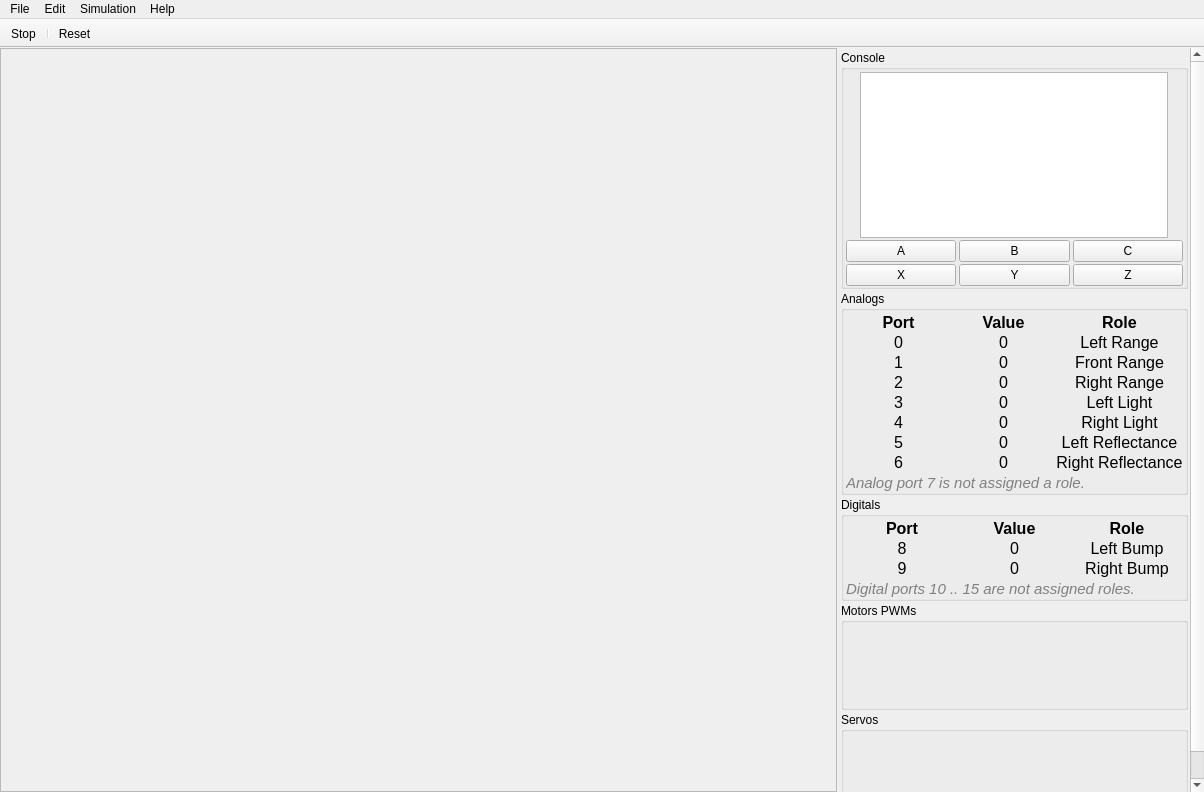
<?xml version="1.0" encoding="UTF-8"?>
<ui version="4.0">
 <class>MainWindow</class>
 <widget class="QMainWindow" name="MainWindow">
  <property name="geometry">
   <rect>
    <x>0</x>
    <y>0</y>
    <width>1204</width>
    <height>792</height>
   </rect>
  </property>
  <property name="minimumSize">
   <size>
    <width>400</width>
    <height>300</height>
   </size>
  </property>
  <property name="windowTitle">
   <string>KIPR's 2D Simulator</string>
  </property>
  <widget class="QWidget" name="centralwidget">
   <layout class="QHBoxLayout" name="horizontalLayout" stretch="1,0">
    <property name="spacing">
     <number>2</number>
    </property>
    <property name="margin">
     <number>0</number>
    </property>
    <item>
     <widget class="ScalingGraphicsView" name="sim">
      <property name="palette">
       <palette>
        <active>
         <colorrole role="Base">
          <brush brushstyle="SolidPattern">
           <color alpha="0">
            <red>255</red>
            <green>255</green>
            <blue>255</blue>
           </color>
          </brush>
         </colorrole>
        </active>
        <inactive>
         <colorrole role="Base">
          <brush brushstyle="SolidPattern">
           <color alpha="0">
            <red>255</red>
            <green>255</green>
            <blue>255</blue>
           </color>
          </brush>
         </colorrole>
        </inactive>
        <disabled>
         <colorrole role="Base">
          <brush brushstyle="SolidPattern">
           <color alpha="255">
            <red>212</red>
            <green>208</green>
            <blue>200</blue>
           </color>
          </brush>
         </colorrole>
        </disabled>
       </palette>
      </property>
      <property name="renderHints">
       <set>QPainter::Antialiasing|QPainter::HighQualityAntialiasing|QPainter::TextAntialiasing</set>
      </property>
     </widget>
    </item>
    <item>
     <widget class="QScrollArea" name="scrollArea">
      <property name="minimumSize">
       <size>
        <width>365</width>
        <height>0</height>
       </size>
      </property>
      <property name="frameShape">
       <enum>QFrame::NoFrame</enum>
      </property>
      <property name="frameShadow">
       <enum>QFrame::Plain</enum>
      </property>
      <property name="lineWidth">
       <number>0</number>
      </property>
      <property name="widgetResizable">
       <bool>true</bool>
      </property>
      <widget class="QWidget" name="scrollAreaWidgetContents">
       <property name="geometry">
        <rect>
         <x>0</x>
         <y>0</y>
         <width>365</width>
         <height>742</height>
        </rect>
       </property>
       <layout class="QVBoxLayout" name="verticalLayout" stretch="0,0,0,0,0,1">
        <property name="spacing">
         <number>2</number>
        </property>
        <property name="margin">
         <number>2</number>
        </property>
        <item>
         <widget class="QGroupBox" name="groupBox_5">
          <property name="title">
           <string>Console</string>
          </property>
          <property name="flat">
           <bool>true</bool>
          </property>
          <layout class="QVBoxLayout" name="verticalLayout_2">
           <property name="spacing">
            <number>2</number>
           </property>
           <property name="leftMargin">
            <number>2</number>
           </property>
           <property name="topMargin">
            <number>2</number>
           </property>
           <property name="rightMargin">
            <number>2</number>
           </property>
           <property name="bottomMargin">
            <number>0</number>
           </property>
           <item>
            <layout class="QHBoxLayout" name="horizontalLayout_3">
             <property name="spacing">
              <number>0</number>
             </property>
             <property name="topMargin">
              <number>0</number>
             </property>
             <item>
              <widget class="ConsoleWidget" name="console">
               <property name="minimumSize">
                <size>
                 <width>308</width>
                 <height>166</height>
                </size>
               </property>
               <property name="maximumSize">
                <size>
                 <width>308</width>
                 <height>166</height>
                </size>
               </property>
               <property name="undoRedoEnabled">
                <bool>false</bool>
               </property>
               <property name="readOnly">
                <bool>true</bool>
               </property>
              </widget>
             </item>
            </layout>
           </item>
           <item>
            <layout class="QHBoxLayout" name="horizontalLayout_2">
             <property name="spacing">
              <number>3</number>
             </property>
             <property name="topMargin">
              <number>0</number>
             </property>
             <item>
              <widget class="QPushButton" name="a">
               <property name="text">
                <string>A</string>
               </property>
              </widget>
             </item>
             <item>
              <widget class="QPushButton" name="b">
               <property name="text">
                <string>B</string>
               </property>
              </widget>
             </item>
             <item>
              <widget class="QPushButton" name="c">
               <property name="text">
                <string>C</string>
               </property>
              </widget>
             </item>
            </layout>
           </item>
           <item>
            <widget class="QWidget" name="extras" native="true">
             <layout class="QHBoxLayout" name="horizontalLayout_4">
              <property name="spacing">
               <number>3</number>
              </property>
              <property name="margin">
               <number>0</number>
              </property>
              <item>
               <widget class="QPushButton" name="x">
                <property name="text">
                 <string>X</string>
                </property>
               </widget>
              </item>
              <item>
               <widget class="QPushButton" name="y">
                <property name="text">
                 <string>Y</string>
                </property>
               </widget>
              </item>
              <item>
               <widget class="QPushButton" name="z">
                <property name="text">
                 <string>Z</string>
                </property>
               </widget>
              </item>
             </layout>
            </widget>
           </item>
          </layout>
         </widget>
        </item>
        <item>
         <widget class="QGroupBox" name="groupBox_3">
          <property name="title">
           <string>Analogs</string>
          </property>
          <property name="flat">
           <bool>true</bool>
          </property>
          <property name="checkable">
           <bool>false</bool>
          </property>
          <layout class="QVBoxLayout" name="verticalLayout_4">
           <property name="spacing">
            <number>2</number>
           </property>
           <property name="leftMargin">
            <number>2</number>
           </property>
           <property name="topMargin">
            <number>2</number>
           </property>
           <property name="rightMargin">
            <number>2</number>
           </property>
           <property name="bottomMargin">
            <number>0</number>
           </property>
           <item>
            <layout class="QGridLayout" name="gridLayout_2">
             <property name="horizontalSpacing">
              <number>0</number>
             </property>
             <property name="verticalSpacing">
              <number>1</number>
             </property>
             <item row="0" column="0">
              <widget class="QLabel" name="label_20">
               <property name="font">
                <font>
                 <pointsize>12</pointsize>
                 <weight>75</weight>
                 <bold>true</bold>
                </font>
               </property>
               <property name="text">
                <string>Port</string>
               </property>
               <property name="alignment">
                <set>Qt::AlignCenter</set>
               </property>
              </widget>
             </item>
             <item row="0" column="1">
              <widget class="QLabel" name="label_21">
               <property name="font">
                <font>
                 <pointsize>12</pointsize>
                 <weight>75</weight>
                 <bold>true</bold>
                </font>
               </property>
               <property name="text">
                <string>Value</string>
               </property>
               <property name="alignment">
                <set>Qt::AlignCenter</set>
               </property>
              </widget>
             </item>
             <item row="0" column="2">
              <widget class="QLabel" name="label_22">
               <property name="font">
                <font>
                 <pointsize>12</pointsize>
                 <weight>75</weight>
                 <bold>true</bold>
                </font>
               </property>
               <property name="text">
                <string>Role</string>
               </property>
               <property name="alignment">
                <set>Qt::AlignCenter</set>
               </property>
              </widget>
             </item>
             <item row="1" column="0">
              <widget class="QLabel" name="label">
               <property name="font">
                <font>
                 <pointsize>12</pointsize>
                </font>
               </property>
               <property name="text">
                <string>0</string>
               </property>
               <property name="alignment">
                <set>Qt::AlignCenter</set>
               </property>
              </widget>
             </item>
             <item row="1" column="1">
              <widget class="QLabel" name="analog0">
               <property name="font">
                <font>
                 <pointsize>12</pointsize>
                </font>
               </property>
               <property name="text">
                <string>0</string>
               </property>
               <property name="alignment">
                <set>Qt::AlignCenter</set>
               </property>
              </widget>
             </item>
             <item row="1" column="2">
              <widget class="QLabel" name="label_17">
               <property name="font">
                <font>
                 <pointsize>12</pointsize>
                </font>
               </property>
               <property name="text">
                <string>Left Range</string>
               </property>
               <property name="alignment">
                <set>Qt::AlignCenter</set>
               </property>
              </widget>
             </item>
             <item row="2" column="0">
              <widget class="QLabel" name="label_3">
               <property name="font">
                <font>
                 <pointsize>12</pointsize>
                </font>
               </property>
               <property name="text">
                <string>1</string>
               </property>
               <property name="alignment">
                <set>Qt::AlignCenter</set>
               </property>
              </widget>
             </item>
             <item row="2" column="1">
              <widget class="QLabel" name="analog1">
               <property name="font">
                <font>
                 <pointsize>12</pointsize>
                </font>
               </property>
               <property name="text">
                <string>0</string>
               </property>
               <property name="alignment">
                <set>Qt::AlignCenter</set>
               </property>
              </widget>
             </item>
             <item row="2" column="2">
              <widget class="QLabel" name="label_18">
               <property name="font">
                <font>
                 <pointsize>12</pointsize>
                </font>
               </property>
               <property name="text">
                <string>Front Range</string>
               </property>
               <property name="alignment">
                <set>Qt::AlignCenter</set>
               </property>
              </widget>
             </item>
             <item row="3" column="0">
              <widget class="QLabel" name="label_5">
               <property name="font">
                <font>
                 <pointsize>12</pointsize>
                </font>
               </property>
               <property name="text">
                <string>2</string>
               </property>
               <property name="alignment">
                <set>Qt::AlignCenter</set>
               </property>
              </widget>
             </item>
             <item row="3" column="1">
              <widget class="QLabel" name="analog2">
               <property name="font">
                <font>
                 <pointsize>12</pointsize>
                </font>
               </property>
               <property name="text">
                <string>0</string>
               </property>
               <property name="alignment">
                <set>Qt::AlignCenter</set>
               </property>
              </widget>
             </item>
             <item row="3" column="2">
              <widget class="QLabel" name="label_19">
               <property name="font">
                <font>
                 <pointsize>12</pointsize>
                </font>
               </property>
               <property name="text">
                <string>Right Range</string>
               </property>
               <property name="alignment">
                <set>Qt::AlignCenter</set>
               </property>
              </widget>
             </item>
             <item row="4" column="0">
              <widget class="QLabel" name="label_6">
               <property name="font">
                <font>
                 <pointsize>12</pointsize>
                </font>
               </property>
               <property name="text">
                <string>3</string>
               </property>
               <property name="alignment">
                <set>Qt::AlignCenter</set>
               </property>
              </widget>
             </item>
             <item row="4" column="1">
              <widget class="QLabel" name="analog3">
               <property name="font">
                <font>
                 <pointsize>12</pointsize>
                </font>
               </property>
               <property name="text">
                <string>0</string>
               </property>
               <property name="alignment">
                <set>Qt::AlignCenter</set>
               </property>
              </widget>
             </item>
             <item row="4" column="2">
              <widget class="QLabel" name="label_23">
               <property name="font">
                <font>
                 <pointsize>12</pointsize>
                </font>
               </property>
               <property name="text">
                <string>Left Light</string>
               </property>
               <property name="alignment">
                <set>Qt::AlignCenter</set>
               </property>
              </widget>
             </item>
             <item row="5" column="0">
              <widget class="QLabel" name="label_7">
               <property name="font">
                <font>
                 <pointsize>12</pointsize>
                </font>
               </property>
               <property name="text">
                <string>4</string>
               </property>
               <property name="alignment">
                <set>Qt::AlignCenter</set>
               </property>
              </widget>
             </item>
             <item row="5" column="1">
              <widget class="QLabel" name="analog4">
               <property name="font">
                <font>
                 <pointsize>12</pointsize>
                </font>
               </property>
               <property name="text">
                <string>0</string>
               </property>
               <property name="alignment">
                <set>Qt::AlignCenter</set>
               </property>
              </widget>
             </item>
             <item row="5" column="2">
              <widget class="QLabel" name="label_2">
               <property name="font">
                <font>
                 <pointsize>12</pointsize>
                </font>
               </property>
               <property name="text">
                <string>Right Light</string>
               </property>
               <property name="alignment">
                <set>Qt::AlignCenter</set>
               </property>
              </widget>
             </item>
             <item row="6" column="0">
              <widget class="QLabel" name="label_8">
               <property name="font">
                <font>
                 <pointsize>12</pointsize>
                </font>
               </property>
               <property name="text">
                <string>5</string>
               </property>
               <property name="alignment">
                <set>Qt::AlignCenter</set>
               </property>
              </widget>
             </item>
             <item row="6" column="1">
              <widget class="QLabel" name="analog5">
               <property name="font">
                <font>
                 <pointsize>12</pointsize>
                </font>
               </property>
               <property name="text">
                <string>0</string>
               </property>
               <property name="alignment">
                <set>Qt::AlignCenter</set>
               </property>
              </widget>
             </item>
             <item row="6" column="2">
              <widget class="QLabel" name="label_4">
               <property name="font">
                <font>
                 <pointsize>12</pointsize>
                </font>
               </property>
               <property name="text">
                <string>Left Reflectance</string>
               </property>
               <property name="alignment">
                <set>Qt::AlignCenter</set>
               </property>
              </widget>
             </item>
             <item row="7" column="0">
              <widget class="QLabel" name="label_9">
               <property name="font">
                <font>
                 <pointsize>12</pointsize>
                </font>
               </property>
               <property name="text">
                <string>6</string>
               </property>
               <property name="alignment">
                <set>Qt::AlignCenter</set>
               </property>
              </widget>
             </item>
             <item row="7" column="1">
              <widget class="QLabel" name="analog6">
               <property name="font">
                <font>
                 <pointsize>12</pointsize>
                </font>
               </property>
               <property name="text">
                <string>0</string>
               </property>
               <property name="alignment">
                <set>Qt::AlignCenter</set>
               </property>
              </widget>
             </item>
             <item row="7" column="2">
              <widget class="QLabel" name="label_11">
               <property name="font">
                <font>
                 <pointsize>12</pointsize>
                </font>
               </property>
               <property name="text">
                <string>Right Reflectance</string>
               </property>
               <property name="alignment">
                <set>Qt::AlignCenter</set>
               </property>
              </widget>
             </item>
            </layout>
           </item>
           <item>
            <widget class="QLabel" name="label_10">
             <property name="palette">
              <palette>
               <active>
                <colorrole role="WindowText">
                 <brush brushstyle="SolidPattern">
                  <color alpha="255">
                   <red>128</red>
                   <green>128</green>
                   <blue>128</blue>
                  </color>
                 </brush>
                </colorrole>
               </active>
               <inactive>
                <colorrole role="WindowText">
                 <brush brushstyle="SolidPattern">
                  <color alpha="255">
                   <red>128</red>
                   <green>128</green>
                   <blue>128</blue>
                  </color>
                 </brush>
                </colorrole>
               </inactive>
               <disabled>
                <colorrole role="WindowText">
                 <brush brushstyle="SolidPattern">
                  <color alpha="255">
                   <red>69</red>
                   <green>69</green>
                   <blue>69</blue>
                  </color>
                 </brush>
                </colorrole>
               </disabled>
              </palette>
             </property>
             <property name="font">
              <font>
               <pointsize>11</pointsize>
               <italic>true</italic>
              </font>
             </property>
             <property name="text">
              <string>Analog port 7 is not assigned a role.</string>
             </property>
            </widget>
           </item>
          </layout>
         </widget>
        </item>
        <item>
         <widget class="QGroupBox" name="groupBox_4">
          <property name="title">
           <string>Digitals</string>
          </property>
          <property name="flat">
           <bool>true</bool>
          </property>
          <layout class="QVBoxLayout" name="verticalLayout_3">
           <property name="spacing">
            <number>2</number>
           </property>
           <property name="leftMargin">
            <number>2</number>
           </property>
           <property name="topMargin">
            <number>2</number>
           </property>
           <property name="rightMargin">
            <number>2</number>
           </property>
           <property name="bottomMargin">
            <number>0</number>
           </property>
           <item>
            <layout class="QGridLayout" name="gridLayout">
             <property name="horizontalSpacing">
              <number>0</number>
             </property>
             <property name="verticalSpacing">
              <number>1</number>
             </property>
             <item row="0" column="0">
              <widget class="QLabel" name="label_24">
               <property name="font">
                <font>
                 <pointsize>12</pointsize>
                 <weight>75</weight>
                 <bold>true</bold>
                </font>
               </property>
               <property name="text">
                <string>Port</string>
               </property>
               <property name="alignment">
                <set>Qt::AlignCenter</set>
               </property>
              </widget>
             </item>
             <item row="0" column="1">
              <widget class="QLabel" name="label_25">
               <property name="font">
                <font>
                 <pointsize>12</pointsize>
                 <weight>75</weight>
                 <bold>true</bold>
                </font>
               </property>
               <property name="text">
                <string>Value</string>
               </property>
               <property name="alignment">
                <set>Qt::AlignCenter</set>
               </property>
              </widget>
             </item>
             <item row="0" column="2">
              <widget class="QLabel" name="label_26">
               <property name="font">
                <font>
                 <pointsize>12</pointsize>
                 <weight>75</weight>
                 <bold>true</bold>
                </font>
               </property>
               <property name="text">
                <string>Role</string>
               </property>
               <property name="alignment">
                <set>Qt::AlignCenter</set>
               </property>
              </widget>
             </item>
             <item row="1" column="0">
              <widget class="QLabel" name="label_27">
               <property name="font">
                <font>
                 <pointsize>12</pointsize>
                </font>
               </property>
               <property name="text">
                <string>8</string>
               </property>
               <property name="alignment">
                <set>Qt::AlignCenter</set>
               </property>
              </widget>
             </item>
             <item row="1" column="1">
              <widget class="QLabel" name="digital0">
               <property name="font">
                <font>
                 <pointsize>12</pointsize>
                </font>
               </property>
               <property name="text">
                <string>0</string>
               </property>
               <property name="alignment">
                <set>Qt::AlignCenter</set>
               </property>
              </widget>
             </item>
             <item row="1" column="2">
              <widget class="QLabel" name="label_43">
               <property name="font">
                <font>
                 <pointsize>12</pointsize>
                </font>
               </property>
               <property name="text">
                <string>Left Bump</string>
               </property>
               <property name="alignment">
                <set>Qt::AlignCenter</set>
               </property>
              </widget>
             </item>
             <item row="2" column="0">
              <widget class="QLabel" name="label_28">
               <property name="font">
                <font>
                 <pointsize>12</pointsize>
                </font>
               </property>
               <property name="text">
                <string>9</string>
               </property>
               <property name="alignment">
                <set>Qt::AlignCenter</set>
               </property>
              </widget>
             </item>
             <item row="2" column="1">
              <widget class="QLabel" name="digital1">
               <property name="font">
                <font>
                 <pointsize>12</pointsize>
                </font>
               </property>
               <property name="text">
                <string>0</string>
               </property>
               <property name="alignment">
                <set>Qt::AlignCenter</set>
               </property>
              </widget>
             </item>
             <item row="2" column="2">
              <widget class="QLabel" name="label_44">
               <property name="font">
                <font>
                 <pointsize>12</pointsize>
                </font>
               </property>
               <property name="text">
                <string>Right Bump</string>
               </property>
               <property name="alignment">
                <set>Qt::AlignCenter</set>
               </property>
              </widget>
             </item>
            </layout>
           </item>
           <item>
            <widget class="QLabel" name="label_12">
             <property name="palette">
              <palette>
               <active>
                <colorrole role="WindowText">
                 <brush brushstyle="SolidPattern">
                  <color alpha="255">
                   <red>128</red>
                   <green>128</green>
                   <blue>128</blue>
                  </color>
                 </brush>
                </colorrole>
                <colorrole role="Text">
                 <brush brushstyle="SolidPattern">
                  <color alpha="255">
                   <red>128</red>
                   <green>128</green>
                   <blue>128</blue>
                  </color>
                 </brush>
                </colorrole>
               </active>
               <inactive>
                <colorrole role="WindowText">
                 <brush brushstyle="SolidPattern">
                  <color alpha="255">
                   <red>128</red>
                   <green>128</green>
                   <blue>128</blue>
                  </color>
                 </brush>
                </colorrole>
                <colorrole role="Text">
                 <brush brushstyle="SolidPattern">
                  <color alpha="255">
                   <red>128</red>
                   <green>128</green>
                   <blue>128</blue>
                  </color>
                 </brush>
                </colorrole>
               </inactive>
               <disabled>
                <colorrole role="WindowText">
                 <brush brushstyle="SolidPattern">
                  <color alpha="255">
                   <red>69</red>
                   <green>69</green>
                   <blue>69</blue>
                  </color>
                 </brush>
                </colorrole>
                <colorrole role="Text">
                 <brush brushstyle="SolidPattern">
                  <color alpha="255">
                   <red>69</red>
                   <green>69</green>
                   <blue>69</blue>
                  </color>
                 </brush>
                </colorrole>
               </disabled>
              </palette>
             </property>
             <property name="font">
              <font>
               <pointsize>11</pointsize>
               <italic>true</italic>
              </font>
             </property>
             <property name="text">
              <string>Digital ports 10 .. 15 are not assigned roles.</string>
             </property>
            </widget>
           </item>
          </layout>
         </widget>
        </item>
        <item>
         <widget class="QGroupBox" name="groupBox">
          <property name="title">
           <string>Motors PWMs</string>
          </property>
          <property name="flat">
           <bool>true</bool>
          </property>
          <layout class="QHBoxLayout" name="horizontalLayout_5">
           <property name="spacing">
            <number>1</number>
           </property>
           <property name="leftMargin">
            <number>0</number>
           </property>
           <property name="topMargin">
            <number>4</number>
           </property>
           <property name="rightMargin">
            <number>0</number>
           </property>
           <property name="bottomMargin">
            <number>0</number>
           </property>
           <item>
            <widget class="TouchDial" name="motor0" native="true">
             <property name="minimumSize">
              <size>
               <width>0</width>
               <height>80</height>
              </size>
             </property>
            </widget>
           </item>
           <item>
            <widget class="TouchDial" name="motor1" native="true">
             <property name="minimumSize">
              <size>
               <width>0</width>
               <height>80</height>
              </size>
             </property>
            </widget>
           </item>
           <item>
            <widget class="TouchDial" name="motor2" native="true">
             <property name="minimumSize">
              <size>
               <width>0</width>
               <height>80</height>
              </size>
             </property>
            </widget>
           </item>
           <item>
            <widget class="TouchDial" name="motor3" native="true">
             <property name="minimumSize">
              <size>
               <width>0</width>
               <height>80</height>
              </size>
             </property>
            </widget>
           </item>
          </layout>
         </widget>
        </item>
        <item>
         <widget class="QGroupBox" name="groupBox_2">
          <property name="title">
           <string>Servos</string>
          </property>
          <property name="flat">
           <bool>true</bool>
          </property>
          <layout class="QHBoxLayout" name="horizontalLayout_6">
           <property name="spacing">
            <number>1</number>
           </property>
           <property name="leftMargin">
            <number>0</number>
           </property>
           <property name="topMargin">
            <number>4</number>
           </property>
           <property name="rightMargin">
            <number>0</number>
           </property>
           <property name="bottomMargin">
            <number>0</number>
           </property>
           <item>
            <widget class="TouchDial" name="servo0" native="true">
             <property name="minimumSize">
              <size>
               <width>0</width>
               <height>80</height>
              </size>
             </property>
            </widget>
           </item>
           <item>
            <widget class="TouchDial" name="servo1" native="true">
             <property name="minimumSize">
              <size>
               <width>0</width>
               <height>80</height>
              </size>
             </property>
            </widget>
           </item>
           <item>
            <widget class="TouchDial" name="servo2" native="true">
             <property name="minimumSize">
              <size>
               <width>0</width>
               <height>80</height>
              </size>
             </property>
            </widget>
           </item>
           <item>
            <widget class="TouchDial" name="servo3" native="true">
             <property name="minimumSize">
              <size>
               <width>0</width>
               <height>80</height>
              </size>
             </property>
            </widget>
           </item>
          </layout>
         </widget>
        </item>
        <item>
         <spacer name="verticalSpacer">
          <property name="orientation">
           <enum>Qt::Vertical</enum>
          </property>
          <property name="sizeHint" stdset="0">
           <size>
            <width>20</width>
            <height>40</height>
           </size>
          </property>
         </spacer>
        </item>
       </layout>
      </widget>
     </widget>
    </item>
   </layout>
  </widget>
  <widget class="QMenuBar" name="menubar">
   <property name="geometry">
    <rect>
     <x>0</x>
     <y>0</y>
     <width>1204</width>
     <height>22</height>
    </rect>
   </property>
   <widget class="QMenu" name="menuFile">
    <property name="title">
     <string>File</string>
    </property>
    <addaction name="actionQuit"/>
   </widget>
   <widget class="QMenu" name="menuEdit">
    <property name="title">
     <string>Edit</string>
    </property>
   </widget>
   <widget class="QMenu" name="menuHelp">
    <property name="title">
     <string>Help</string>
    </property>
    <addaction name="actionAbout"/>
   </widget>
   <widget class="QMenu" name="menuSimulation">
    <property name="title">
     <string>Simulation</string>
    </property>
    <addaction name="actionStart"/>
    <addaction name="actionStop"/>
   </widget>
   <addaction name="menuFile"/>
   <addaction name="menuEdit"/>
   <addaction name="menuSimulation"/>
   <addaction name="menuHelp"/>
  </widget>
  <widget class="QToolBar" name="toolBar">
   <property name="windowTitle">
    <string>toolBar</string>
   </property>
   <property name="movable">
    <bool>false</bool>
   </property>
   <property name="iconSize">
    <size>
     <width>16</width>
     <height>16</height>
    </size>
   </property>
   <property name="toolButtonStyle">
    <enum>Qt::ToolButtonTextBesideIcon</enum>
   </property>
   <property name="floatable">
    <bool>false</bool>
   </property>
   <attribute name="toolBarArea">
    <enum>TopToolBarArea</enum>
   </attribute>
   <attribute name="toolBarBreak">
    <bool>false</bool>
   </attribute>
   <addaction name="actionStop"/>
   <addaction name="separator"/>
   <addaction name="actionReset"/>
  </widget>
  <action name="actionAbout">
   <property name="icon">
    <iconset resource="../rc/icons.qrc">
     <normaloff>:/icons/information.png</normaloff>:/icons/information.png</iconset>
   </property>
   <property name="text">
    <string>About</string>
   </property>
  </action>
  <action name="actionQuit">
   <property name="icon">
    <iconset resource="../rc/icons.qrc">
     <normaloff>:/icons/cancel.png</normaloff>:/icons/cancel.png</iconset>
   </property>
   <property name="text">
    <string>Quit</string>
   </property>
  </action>
  <action name="actionStart">
   <property name="icon">
    <iconset resource="../rc/icons.qrc">
     <normaloff>:/icons/arrow_right.png</normaloff>:/icons/arrow_right.png</iconset>
   </property>
   <property name="text">
    <string>Start</string>
   </property>
  </action>
  <action name="actionStop">
   <property name="icon">
    <iconset resource="../rc/icons.qrc">
     <normaloff>:/icons/stop.png</normaloff>:/icons/stop.png</iconset>
   </property>
   <property name="text">
    <string>Stop</string>
   </property>
  </action>
  <action name="actionReset">
   <property name="icon">
    <iconset>
     <normalon>:/icons/arrow_refresh_small.png</normalon>
    </iconset>
   </property>
   <property name="text">
    <string>Reset</string>
   </property>
  </action>
 </widget>
 <customwidgets>
  <customwidget>
   <class>ConsoleWidget</class>
   <extends>QTextEdit</extends>
   <header>console_widget.hpp</header>
  </customwidget>
  <customwidget>
   <class>TouchDial</class>
   <extends>QWidget</extends>
   <header>touch_dial.hpp</header>
   <container>1</container>
  </customwidget>
  <customwidget>
   <class>ScalingGraphicsView</class>
   <extends>QGraphicsView</extends>
   <header>scaling_graphics_view.hpp</header>
  </customwidget>
 </customwidgets>
 <resources>
  <include location="../rc/icons.qrc"/>
 </resources>
 <connections/>
</ui>
